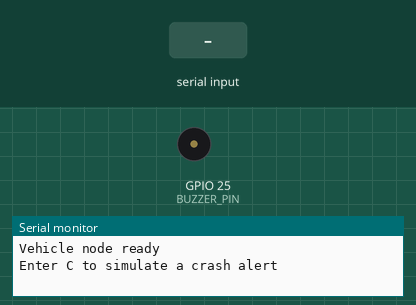
The sketch below on a simulated ESP32. Shown: buzzer (waves = sounding, pin HIGH), the last lines printed to the serial monitor. Inputs (shaded band) come from the test bench. No radio packets arrive unless stated.

Above: at 1.2 s.
1.3 s: "C" received over Serial
At 2.5 s:
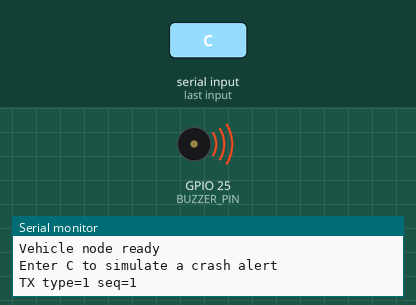
2.8 s: "R" received over Serial
At 3.8 s:
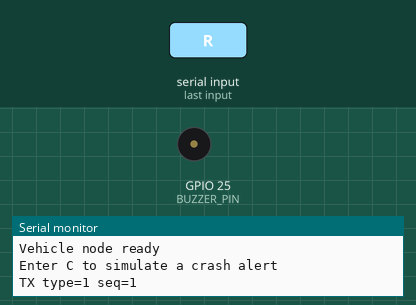
4.3 s: "c" received over Serial
At 5.0 s:
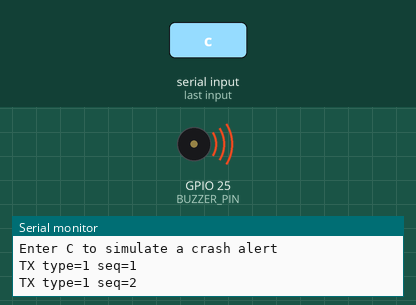
Timing chart, 0 to 7.3 s (numbered marks = the images above; inputs shaded):
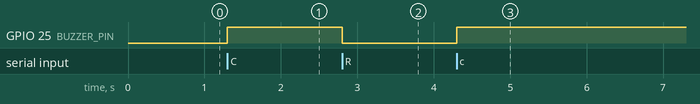

The sketch:

VehicleNode.ino
```cpp
#include <SPI.h>
#include <LoRa.h>
#include "../common/CrashLinkProtocol.h"

#define VEHICLE_ID 1
#define GPS_RX 16
#define GPS_TX 17
#define BUZZER_PIN 25

uint32_t sequenceNo = 0;
bool simulatedCrash = false;
unsigned long lastHeartbeat = 0;

void sendPacket(uint8_t type) {
  CrashPacket p = {};

  strncpy(p.magic, CL_MAGIC, sizeof(p.magic) - 1);
  p.source = VEHICLE_ID;
  p.lastHop = VEHICLE_ID;
  p.type = type;
  p.sequence = ++sequenceNo;

  // Replace with actual NEO-6M GPS parsing.
  p.latitude = 0.0f;
  p.longitude = 0.0f;

  // Flags currently indicate no validated sensor data.
  p.sensorFlags = 0;

  LoRa.beginPacket();
  LoRa.write((uint8_t*)&p, sizeof(p));

  if (LoRa.endPacket() == 1) {
    Serial.printf("TX type=%u seq=%lu\n",
                  p.type, (unsigned long)p.sequence);
  } else {
    Serial.println("LoRa transmission failed");
  }
}

void setup() {
  Serial.begin(115200);
  pinMode(BUZZER_PIN, OUTPUT);
  digitalWrite(BUZZER_PIN, LOW);

  if (!initCrashLinkRadio()) {
    Serial.println("LoRa initialization failed");
    while (true) delay(1000);
  }

  Serial.println("Vehicle node ready");
  Serial.println("Enter C to simulate a crash alert");
}

void loop() {
  if (Serial.available()) {
    char c = Serial.read();

    if (c == 'C' || c == 'c') {
      simulatedCrash = true;
      digitalWrite(BUZZER_PIN, HIGH);
      sendPacket(1);
    }

    if (c == 'R' || c == 'r') {
      simulatedCrash = false;
      digitalWrite(BUZZER_PIN, LOW);
    }
  }

  if (millis() - lastHeartbeat >= 5000) {
    lastHeartbeat = millis();
    sendPacket(0);
  }
}
```

Measured:
- after the input at 1.3 s, GPIO 25 (BUZZER_PIN): LOW → HIGH at once
- after the input at 2.8 s, GPIO 25 (BUZZER_PIN): HIGH → LOW at once
- after the input at 4.3 s, GPIO 25 (BUZZER_PIN): LOW → HIGH at once
